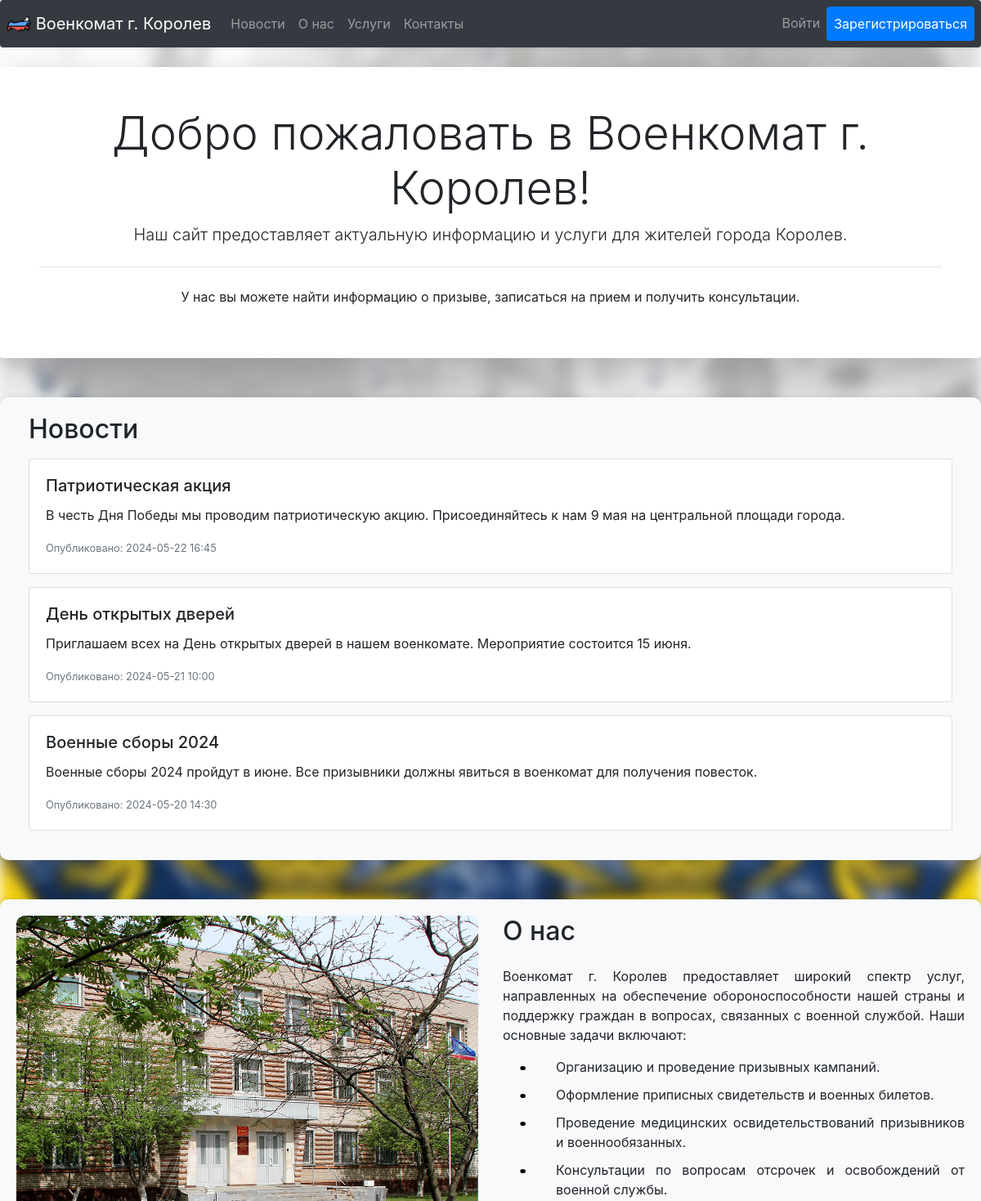
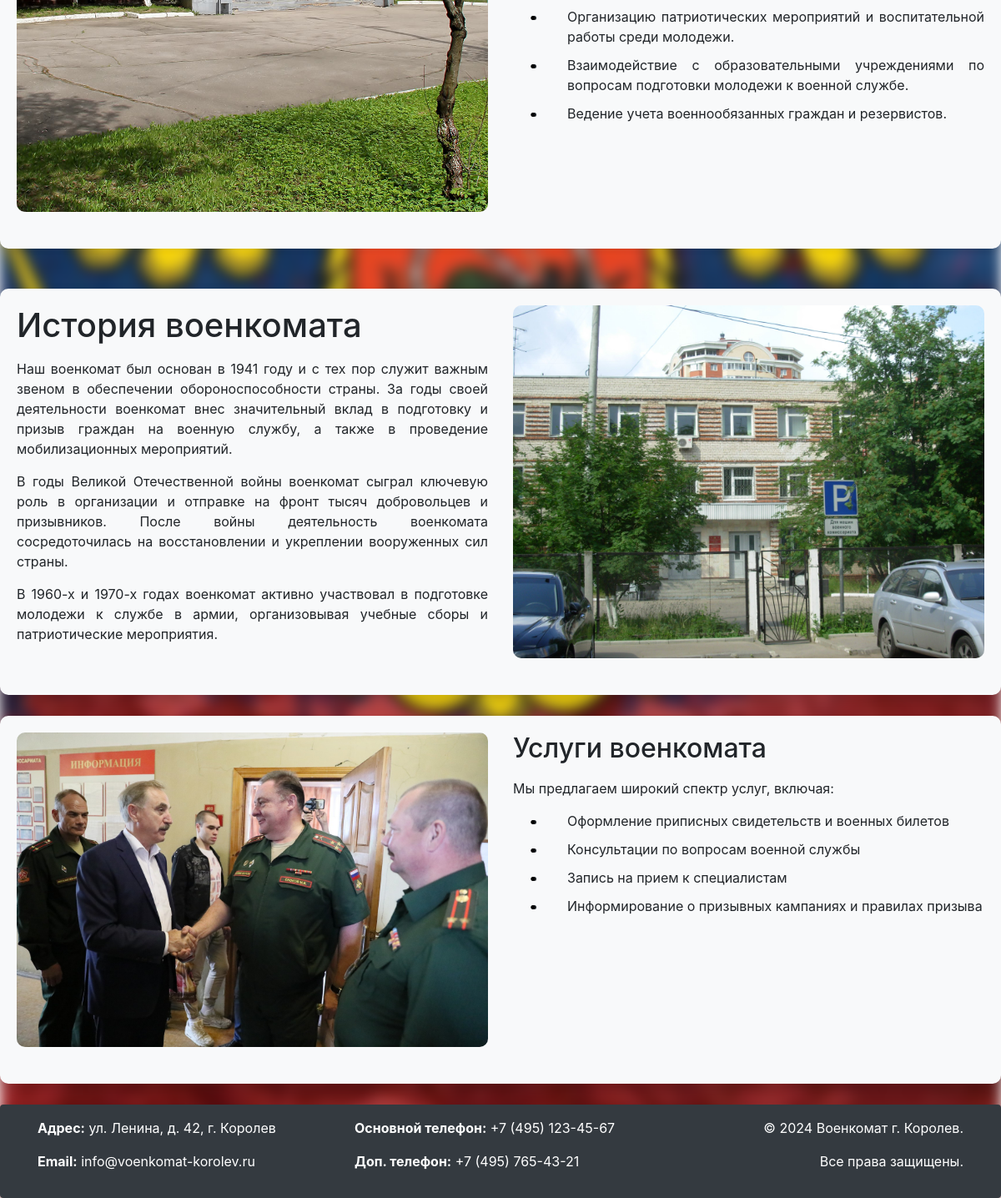
The page / on the database its author committed (2 pictures, top to bottom).
### app.py (models this page shows)
class News(db.Model):
    id = db.Column(db.Integer, primary_key=True)
    title = db.Column(db.String(128), nullable=False)
    content = db.Column(db.Text, nullable=False)
    created_at = db.Column(db.DateTime, default=datetime.utcnow)

### app.py (the view)
@app.route('/')
def index():
    news = News.query.order_by(News.created_at.desc()).all()
    return render_template('index.html', title='Главная', news=news)

### templates/index.html (shortened to what this page needs)
{% extends "base.html" %}
{% block content %}
    {% block header %}
        {% include "header.html" %}
    {% endblock %}
<div class="custom-container jumbotron shadow-lg p-5 mb-5 bg-white rounded">
    <h1 class="display-4 text-center">Добро пожаловать в Военкомат г. Королев!</h1>
    <p class="lead text-center">Наш сайт предоставляет актуальную информацию и услуги для жителей города Королев.</p>
    <hr class="my-4">
    <p class="text-center">У нас вы можете найти информацию о призыве, записаться на прием и получить консультации.</p>
</div>
<div class="custom-container jumbotron row mb-4" id="news-section">
    <div class="col-md-12">
        <h2 class="mb-3">Новости</h2>
        {% for news_item in news %}
        <div class="card mb-3">
            <div class="card-body">
                <h5 class="card-title">{{ news_item.title }}</h5>
                <p class="card-text">{{ news_item.content }}</p>
                <p class="card-text"><small class="text-muted">Опубликовано: {{ news_item.created_at.strftime('%Y-%m-%d %H:%M') }}</small></p>
            </div>
        </div>
        {% endfor %}
    </div>
</div>
<div id="about-section" class="custom-container jumbotron container my-5">
    <div class="row mb-4">
        <div class="col-md-6">
            <img class="img-fluid" src="{{ url_for('static', filename='img/about.jpg') }}" alt="О нас">
        </div>
        <div class="col-md-6">
            <h2 class="mb-4">О нас</h2>
            <p class="text-justify">Военкомат г. Королев предоставляет широкий спектр услуг, направленных на обеспечение обороноспособности нашей страны и поддержку граждан в вопросах, связанных с военной службой. Наши основные задачи включают:</p>
            <ul class="custom-list text-justify">
                <li>Организацию и проведение призывных кампаний.</li>
                <li>Оформление приписных свидетельств и военных билетов.</li>
                <li>Проведение медицинских освидетельствований призывников и военнообязанных.</li>
                <li>Консультации по вопросам отсрочек и освобождений от военной службы.</li>
                <li>Организацию патриотических мероприятий и воспитательной работы среди молодежи.</li>
                <li>Взаимодействие с образовательными учреждениями по вопросам подготовки молодежи к военной службе.</li>
                <li>Ведение учета военнообязанных граждан и резервистов.</li>
            </ul>
        </div>
    </div>
</div>
<div id="history-section" class="custom-container jumbotron container shadow">
    <div class="row mb-4">
        <div class="col-md-6">
            <h1 class="mb-3">История военкомата</h1>
            <p class="text-justify">Наш военкомат был основан в 1941 году и с тех пор служит важным звеном в обеспечении обороноспособности страны. За годы своей деятельности военкомат внес значительный вклад в подготовку и призыв граждан на военную службу, а также в проведение мобилизационных мероприятий.</p>
            <p class="text-justify">В годы Великой Отечественной войны военкомат сыграл ключевую роль в организации и отправке на фронт тысяч добровольцев и призывников. После войны деятельность военкомата сосредоточилась на восстановлении и укреплении вооруженных сил страны.</p>
            <p class="text-justify">В 1960-х и 1970-х годах военкомат активно участвовал в подготовке молодежи к службе в армии, организовывая учебные сборы и патриотические мероприятия.</p>
        </div>
        <div class="col-md-6">
            <img src="{{ url_for('static', filename='img/historical.jpg') }}" alt="История военкомата">
        </div>
    </div>
</div>
<div id="services-section" class="custom-container jumbotron container shadow">
    <div class="row mb-4">
        <div class="col-md-6">
            <img src="{{ url_for('static', filename='img/offers.jpg') }}" alt="Услуги военкомата">
        </div>
        <div class="col-md-6">
            <h2 class="mb-3">Услуги военкомата</h2>
            <p>Мы предлагаем широкий спектр услуг, включая:</p>
            <ul class="custom-list">
                <li>Оформление приписных свидетельств и военных билетов</li>
                <li>Консультации по вопросам военной службы</li>
                <li>Запись на прием к специалистам</li>
                <li>Информирование о призывных кампаниях и правилах призыва</li>
            </ul>
        </div>
    </div>
</div>
    {% block footer %}
        {% include "footer.html" %}
    {% endblock %}
{% endblock %}

### static/css/styles.css (style rules this page uses)
body, html { height: 100%; margin: 0; }
.custom-container { max-width: 1200px; margin: auto; margin-bottom: 25px; padding: 20px; background-color: #f8f9fa; border-radius: 10px; box-shadow: 0 0 10px rgba(0, 0, 0, 0.1); }
.custom-container img { width: 100%; border-radius: 10px; }
.custom-container h2, .custom-container p { margin-bottom: 15px; }
.text-justify { text-align: justify; }
.custom-list li { position: relative; padding-left: 25px; margin-bottom: 10px; }

### rows shown on the page
News: title "Патриотическая акция", content "В честь Дня Победы мы проводим патриотическую акцию. Присоединяйтесь к нам 9 мая на центральной площади города.", created_at "2024-05-22 16:45"
News: title "День открытых дверей", content "Приглашаем всех на День открытых дверей в нашем военкомате. Мероприятие состоится 15 июня.", created_at "2024-05-21 10:00"
News: title "Военные сборы 2024", content "Военные сборы 2024 пройдут в июне. Все призывники должны явиться в военкомат для получения повесток.", created_at "2024-05-20 14:30"
